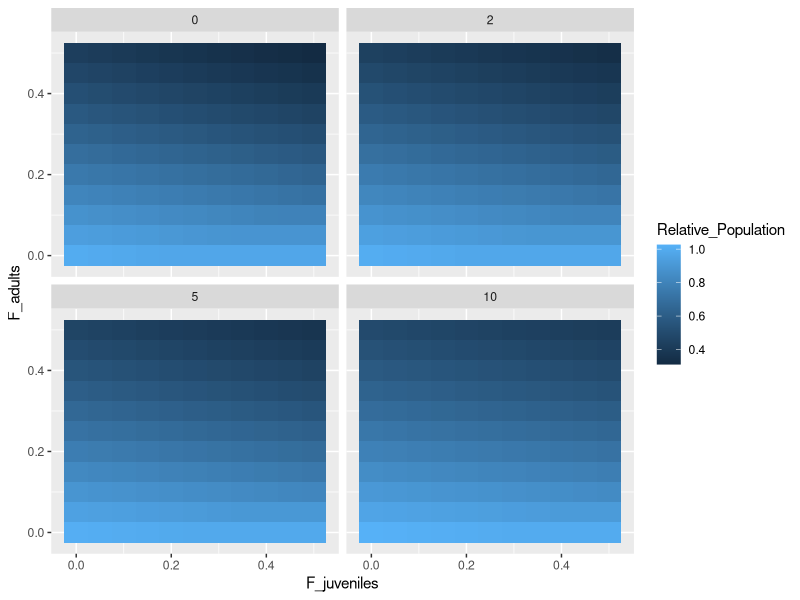
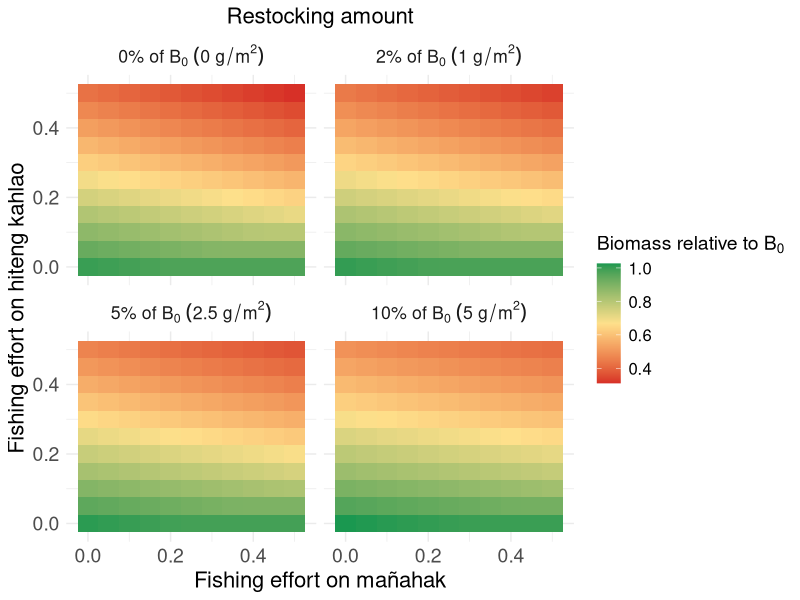
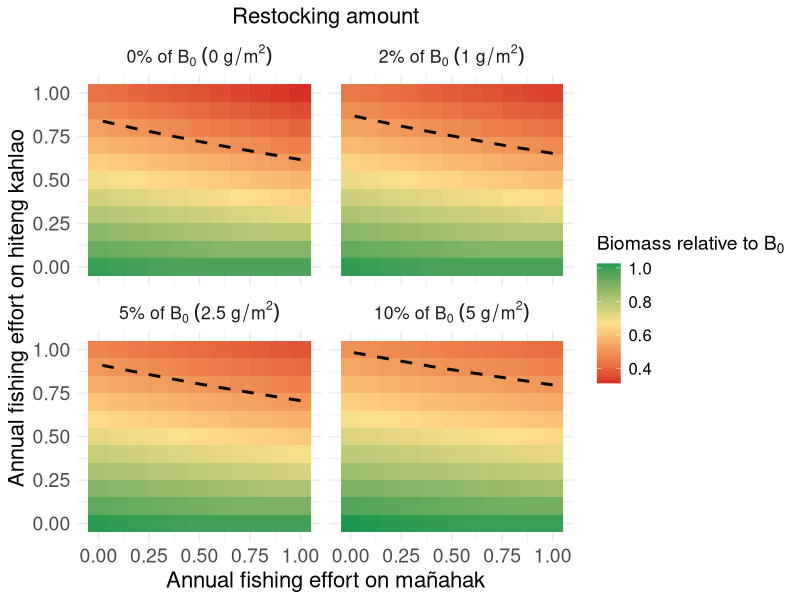

The R script that drew these images, in order: (Note: this script raises an error after producing the figures.)
library(tidyverse)
library(viridis)

# Parameters
juvenile_survival_rate <- 1 - ((0.429 * 2) / 2)
subadult_survival_rate <- 1 - ((0.429 * 1.5) / 2)
adult_survival_rate <- 1 - (0.429 / 2)

juvenile_to_subadult_rate <- 1
subadult_to_adult_rate <- 0.5

reproduction_rate <- 2
reproduction_rate_2 <- 1.5

carrying_capacity <- 68
time_steps <- 200

# Parameter ranges
fishing_effort_values <- seq(0, 0.5, by = 0.05)
restocking_values <- c(0, 1, 2.5, 5) # Restocking scenarios

#Current fishing for burn in
F_current_instantaneous <- 0.09 
F_current_discrete <- (1 - exp(-F_current_instantaneous)) / 2
F_current_discrete

F_current_discrete_juv <- 0.01









run_simulation <- function(F_adults, F_juveniles, restocked_juveniles, burn_in_time = 100) {
  juvenile_population <- 10
  subadult_population <- 10
  adult_population <- 10
  
  # Store population over time
  population_over_time <- numeric(time_steps)
  restocked_dagge_values <- numeric(time_steps)  # To store restocked dagge values
  
  for (t in 1:time_steps) {
    if (t <= burn_in_time) {
      # Burn-in period with zero fishing and zero restocking
      # Try burn in with "current" fishing
      F_adults_current <- F_current_discrete #0
      F_juveniles_current <- F_current_discrete_juv #0
      restocking <- 0
    } else {
      # Post burn-in period with specified fishing and restocking
      F_adults_current <- F_adults
      F_juveniles_current <- F_juveniles
      restocking <- restocked_juveniles
    }
    
    if (t %% 2 == 0) {
      current_reproduction_rate <- reproduction_rate
    } else {
      current_reproduction_rate <- reproduction_rate_2
    }
    
    total_population <- juvenile_population + subadult_population + adult_population
    new_juveniles <- adult_population * current_reproduction_rate * (1 - total_population / carrying_capacity)
    surviving_juveniles <- juvenile_population * juvenile_survival_rate * (1 - F_juveniles_current)
    new_subadults <- juvenile_population * juvenile_to_subadult_rate
    surviving_subadults <- subadult_population * subadult_survival_rate
    new_adults <- subadult_population * subadult_to_adult_rate
    surviving_adults <- adult_population * adult_survival_rate * (1 - F_adults_current)
    
    if (t %% 2 == 0) {
      juvenile_population <- max(0, new_juveniles + surviving_juveniles - new_subadults - restocking)
      restocked_dagge <- restocking + (2.35 * (1 - restocking / carrying_capacity))
      
      restocked_dagge_values[t] <- restocked_dagge  # Store restocked dagge value
      subadult_population <- max(0, new_subadults + surviving_subadults - new_adults + restocked_dagge)
    } else {
      juvenile_population <- max(0, new_juveniles + surviving_juveniles - new_subadults)
      subadult_population <- max(0, new_subadults + surviving_subadults - new_adults)
    }
    
    adult_population <- max(0, new_adults + surviving_adults)
    
    # Store total population at each timestep
    total_population <- juvenile_population + subadult_population + adult_population
    population_over_time[t] <- total_population 

  }
  
  # Calculate the average restocked dagge for the last 20 timesteps
  # Return the average of the last 20 timesteps and the average restocked dagge
  return(list(
    avg_population_last_20 = mean(population_over_time[(time_steps - 19):time_steps]),
    avg_restocked_dagge_last_20 = mean(restocked_dagge_values[(time_steps - 19):time_steps])
  ))
}











# Sensitivity analysis loop with burn-in period
all_results <- data.frame()

for (restocked_juveniles in restocking_values) {
  # Create a dataframe to store results for this restocking value
  sensitivity_results <- expand.grid(
    F_adults = fishing_effort_values,
    F_juveniles = fishing_effort_values
  ) %>%
    mutate(
      Avg_Total_Population = 0,
      Avg_Restocked_Dagge = 0  # New column for average restocked dagge
    )
  
  # Reference population with zero fishing effort
  reference_population <- run_simulation(
    F_adults = 0,
    F_juveniles = 0,
    restocked_juveniles = 0,
    burn_in_time = 100
  )
  
  # Sensitivity analysis loop
  for (i in seq_len(nrow(sensitivity_results))) {
    sim_result <- run_simulation(
      F_adults = sensitivity_results$F_adults[i],
      F_juveniles = sensitivity_results$F_juveniles[i],
      restocked_juveniles = restocked_juveniles,
      burn_in_time = 100
    )
    
    sensitivity_results$Avg_Total_Population[i] <- sim_result$avg_population_last_20
    sensitivity_results$Avg_Restocked_Dagge[i] <- sim_result$avg_restocked_dagge_last_20*2  #times 2 because it averages it with 0 in the 6 months when there is no restocking
  }
  
  # Normalize by the reference population and calculate restocking as a percentage
  sensitivity_results <- sensitivity_results %>%
    mutate(
      Relative_Population = Avg_Total_Population / reference_population$avg_population_last_20,
      Restocking_Percent = round((restocked_juveniles / reference_population$avg_population_last_20) * 100, 0) # Convert to percentage
    )
  
  # Combine results for all restocking values
  all_results <- bind_rows(all_results, sensitivity_results)
}

ggplot(all_results, aes(x = F_juveniles, y = F_adults, fill = Relative_Population)) +
  geom_tile() +
  facet_wrap(~Restocking_Percent)


# Set Restocking_Percent as a factor with the desired order
#all_results$Restocking_Percent <- factor(all_results$Restocking_Percent, 
 #                                        levels = c(0, 2, 5, 10))

# Create labels with the correct expressions for each Restocking_Percent
all_results$Restocking_Label <- dplyr::case_when(
  all_results$Restocking_Percent == 0 ~ "0*'%'~of~B[0]~(0~g/m^2)",
  all_results$Restocking_Percent == 2 ~ "2*'%'~of~B[0]~(1~g/m^2)",
  all_results$Restocking_Percent == 5 ~ "5*'%'~of~B[0]~(2.5~g/m^2)",
  all_results$Restocking_Percent == 10 ~ "10*'%'~of~B[0]~(5~g/m^2)"
)

# Convert Restocking_Label to a factor and ensure its order aligns with Restocking_Percent
all_results$Restocking_Label <- factor(all_results$Restocking_Label,
                                       levels = c("0*'%'~of~B[0]~(0~g/m^2)", 
                                                  "2*'%'~of~B[0]~(1~g/m^2)", 
                                                  "5*'%'~of~B[0]~(2.5~g/m^2)",
                                                  "10*'%'~of~B[0]~(5~g/m^2)"))




ggplot(all_results, aes(x = F_juveniles, y = F_adults, fill = Relative_Population)) +
  geom_tile() +
  facet_wrap(~Restocking_Label, labeller = label_parsed) +
  scale_fill_gradientn(
    colors = c("#d73027", "#fee08b", "#1a9850"),
    name = bquote("Biomass relative to"~B[0])
  ) +
  labs(
    x = "Fishing effort on mañahak",
    y = "Fishing effort on hiteng kahlao",
    title = "Restocking amount"
  ) +
  theme_minimal() +
  theme(
    text = element_text(size = 16),
    plot.title = element_text(size = 16, hjust = 0.5),
    axis.title = element_text(size = 16),
    axis.text = element_text(size = 14),
    legend.title = element_text(size = 14),
    legend.text = element_text(size = 12)
  )






##Trying to highlight areas where B0 >= 0.5

ggplot(all_results, aes(x = F_juveniles*2, y = F_adults*2, fill = Relative_Population)) +
  geom_tile() +
  geom_contour(
    aes(z = Relative_Population), 
    breaks = 0.5, 
    color = "black", 
    linetype = "dashed", 
    linewidth = 1
  ) +
  facet_wrap(~Restocking_Label, labeller = label_parsed) +
  scale_fill_gradientn(
    colors = c("#d73027", "#fee08b", "#1a9850"),
    name = bquote("Biomass relative to"~B[0])
  ) +
  labs(
    x = "Annual fishing effort on mañahak",
    y = "Annual fishing effort on hiteng kahlao",
    title = "Restocking amount"
  ) +
  theme_minimal() +
  theme(
    text = element_text(size = 16),
    plot.title = element_text(size = 16, hjust = 0.5),
    axis.title = element_text(size = 16),
    axis.text = element_text(size = 14),
    legend.title = element_text(size = 14),
    legend.text = element_text(size = 12)
  )









all_results <- all_results %>%
  mutate(
    Restocking_Label = paste0(
      Restocking_Percent, "%~of~B[0]~(", restocked_juveniles, "~g/m^2)"
    ),
    Restocking_Percent = as.numeric(Restocking_Percent) # Ensure numeric type
  ) %>%
  arrange(Restocking_Percent) %>%
  mutate(
    Restocking_Label = factor(Restocking_Label, levels = unique(Restocking_Label)) # Order by percentage
  )


all_results$Restocking_Label <- factor(all_results$Restocking_Label)

ggplot(all_results, aes(x = F_adults, y = Avg_Total_Population, label = Restocking_Label)) +
  geom_text(aes(label = Restocking_Label), parse = TRUE)

# Plotting
ggplot(all_results, aes(x = F_juveniles * 2, y = F_adults * 2, fill = Relative_Population)) +
  geom_tile() +
  geom_contour(
    aes(z = Relative_Population),
    breaks = 0.5,
    color = "black",
    linetype = "dashed",
    linewidth = 1
  ) +
  facet_wrap(~Restocking_Label, labeller = label_parsed) +
  scale_fill_gradientn(
    colors = c("#d73027", "#fee08b", "#1a9850"),
    name = bquote("Biomass relative to"~B[0])
  ) +
  labs(
    x = "Annual fishing effort on mañahak",
    y = "Annual fishing effort on hiteng kahlao",
    title = "Restocking amount"
  ) +
  theme_minimal() +
  theme(
    text = element_text(size = 16),
    plot.title = element_text(size = 16, hjust = 0.5),
    axis.title = element_text(size = 16),
    axis.text = element_text(size = 14),
    legend.title = element_text(size = 14),
    legend.text = element_text(size = 12)
  )
